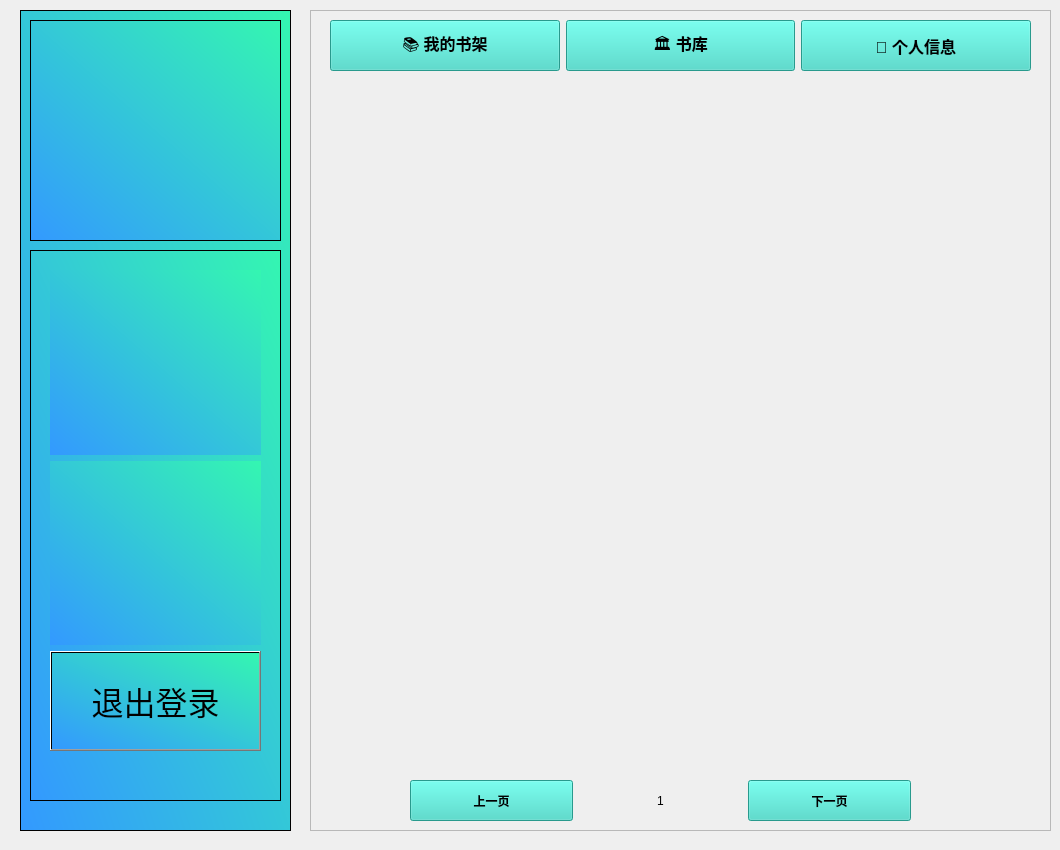
<?xml version="1.0" encoding="UTF-8"?>
<ui version="4.0">
 <class>Novel</class>
 <widget class="QWidget" name="Novel">
  <property name="geometry">
   <rect>
    <x>0</x>
    <y>0</y>
    <width>1060</width>
    <height>850</height>
   </rect>
  </property>
  <property name="windowTitle">
   <string>Form</string>
  </property>
  <widget class="QFrame" name="frame">
   <property name="geometry">
    <rect>
     <x>20</x>
     <y>10</y>
     <width>271</width>
     <height>821</height>
    </rect>
   </property>
   <property name="styleSheet">
    <string notr="true">
background-color: qlineargradient(spread:pad, x1:0, y1:1, x2:1, y2:0, stop:0 rgba(51, 153, 255,1), stop:1 rgba(52, 246, 177,1));</string>
   </property>
   <property name="frameShape">
    <enum>QFrame::Shape::StyledPanel</enum>
   </property>
   <property name="frameShadow">
    <enum>QFrame::Shadow::Raised</enum>
   </property>
   <widget class="QFrame" name="frame_3">
    <property name="geometry">
     <rect>
      <x>10</x>
      <y>10</y>
      <width>251</width>
      <height>221</height>
     </rect>
    </property>
    <property name="styleSheet">
     <string notr="true">image: url(:/image/logo2.png);</string>
    </property>
    <property name="frameShape">
     <enum>QFrame::Shape::StyledPanel</enum>
    </property>
    <property name="frameShadow">
     <enum>QFrame::Shadow::Raised</enum>
    </property>
   </widget>
   <widget class="QFrame" name="frame_4">
    <property name="geometry">
     <rect>
      <x>10</x>
      <y>240</y>
      <width>251</width>
      <height>551</height>
     </rect>
    </property>
    <property name="frameShape">
     <enum>QFrame::Shape::StyledPanel</enum>
    </property>
    <property name="frameShadow">
     <enum>QFrame::Shadow::Raised</enum>
    </property>
    <widget class="QWidget" name="verticalLayoutWidget">
     <property name="geometry">
      <rect>
       <x>20</x>
       <y>20</y>
       <width>211</width>
       <height>481</height>
      </rect>
     </property>
     <layout class="QVBoxLayout" name="verticalLayout">
      <item>
       <widget class="QLabel" name="UserName">
        <property name="styleSheet">
         <string notr="true">color:black</string>
        </property>
        <property name="text">
         <string/>
        </property>
        <property name="alignment">
         <set>Qt::AlignmentFlag::AlignCenter</set>
        </property>
       </widget>
      </item>
      <item>
       <widget class="QLabel" name="ShalfNumber">
        <property name="styleSheet">
         <string notr="true">color:black</string>
        </property>
        <property name="text">
         <string/>
        </property>
        <property name="alignment">
         <set>Qt::AlignmentFlag::AlignCenter</set>
        </property>
       </widget>
      </item>
      <item>
       <widget class="QPushButton" name="btnQuit">
        <property name="minimumSize">
         <size>
          <width>0</width>
          <height>100</height>
         </size>
        </property>
        <property name="font">
         <font>
          <pointsize>24</pointsize>
         </font>
        </property>
        <property name="text">
         <string>退出登录</string>
        </property>
       </widget>
      </item>
     </layout>
    </widget>
   </widget>
  </widget>
  <widget class="QFrame" name="frame_2">
   <property name="geometry">
    <rect>
     <x>310</x>
     <y>10</y>
     <width>741</width>
     <height>821</height>
    </rect>
   </property>
   <property name="frameShape">
    <enum>QFrame::Shape::StyledPanel</enum>
   </property>
   <property name="frameShadow">
    <enum>QFrame::Shadow::Raised</enum>
   </property>
   <widget class="QStackedWidget" name="stackedWidget">
    <property name="geometry">
     <rect>
      <x>10</x>
      <y>80</y>
      <width>721</width>
      <height>731</height>
     </rect>
    </property>
    <widget class="QWidget" name="page">
     <widget class="QWidget" name="gridLayoutWidget">
      <property name="geometry">
       <rect>
        <x>10</x>
        <y>20</y>
        <width>691</width>
        <height>661</height>
       </rect>
      </property>
      <layout class="QGridLayout" name="ShalfGrid"/>
     </widget>
     <widget class="QWidget" name="horizontalLayoutWidget_2">
      <property name="geometry">
       <rect>
        <x>90</x>
        <y>690</y>
        <width>501</width>
        <height>41</height>
       </rect>
      </property>
      <layout class="QHBoxLayout" name="horizontalLayout_2">
       <item>
        <widget class="QPushButton" name="btnLastPage">
         <property name="sizePolicy">
          <sizepolicy hsizetype="Minimum" vsizetype="Minimum">
           <horstretch>0</horstretch>
           <verstretch>0</verstretch>
          </sizepolicy>
         </property>
         <property name="styleSheet">
          <string notr="true">background-color: rgb(56, 216, 198);
border：none;
color:black;
font-weight:500;
</string>
         </property>
         <property name="text">
          <string>上一页</string>
         </property>
        </widget>
       </item>
       <item>
        <widget class="QLabel" name="currentPageLabel">
         <property name="sizePolicy">
          <sizepolicy hsizetype="Minimum" vsizetype="Minimum">
           <horstretch>0</horstretch>
           <verstretch>0</verstretch>
          </sizepolicy>
         </property>
         <property name="minimumSize">
          <size>
           <width>50</width>
           <height>29</height>
          </size>
         </property>
         <property name="text">
          <string>1</string>
         </property>
         <property name="alignment">
          <set>Qt::AlignmentFlag::AlignCenter</set>
         </property>
        </widget>
       </item>
       <item>
        <widget class="QPushButton" name="btnNextPage">
         <property name="sizePolicy">
          <sizepolicy hsizetype="Minimum" vsizetype="Minimum">
           <horstretch>0</horstretch>
           <verstretch>0</verstretch>
          </sizepolicy>
         </property>
         <property name="styleSheet">
          <string notr="true">background-color: rgb(56, 216, 198);
border：none;
color:black;
font-weight:500;
</string>
         </property>
         <property name="text">
          <string>下一页</string>
         </property>
        </widget>
       </item>
      </layout>
     </widget>
    </widget>
    <widget class="QWidget" name="page_2"/>
   </widget>
   <widget class="QWidget" name="horizontalLayoutWidget">
    <property name="geometry">
     <rect>
      <x>20</x>
      <y>10</y>
      <width>701</width>
      <height>51</height>
     </rect>
    </property>
    <layout class="QHBoxLayout" name="horizontalLayout">
     <item>
      <widget class="QPushButton" name="btnMyShalf">
       <property name="sizePolicy">
        <sizepolicy hsizetype="Minimum" vsizetype="Minimum">
         <horstretch>0</horstretch>
         <verstretch>0</verstretch>
        </sizepolicy>
       </property>
       <property name="font">
        <font>
         <pointsize>12</pointsize>
         <fontweight>Medium</fontweight>
        </font>
       </property>
       <property name="styleSheet">
        <string notr="true">background-color: rgb(56, 216, 198);
border：none;
color:black;
font-weight:500;
</string>
       </property>
       <property name="text">
        <string>📚 我的书架</string>
       </property>
      </widget>
     </item>
     <item>
      <widget class="QPushButton" name="btnBookStore">
       <property name="sizePolicy">
        <sizepolicy hsizetype="Minimum" vsizetype="Minimum">
         <horstretch>0</horstretch>
         <verstretch>0</verstretch>
        </sizepolicy>
       </property>
       <property name="font">
        <font>
         <pointsize>12</pointsize>
         <fontweight>Medium</fontweight>
        </font>
       </property>
       <property name="styleSheet">
        <string notr="true">background-color: rgb(56, 216, 198);
border：none;
color:black;
font-weight:500;
</string>
       </property>
       <property name="text">
        <string>🏛 书库</string>
       </property>
      </widget>
     </item>
     <item>
      <widget class="QPushButton" name="btnMyInformation">
       <property name="sizePolicy">
        <sizepolicy hsizetype="Minimum" vsizetype="Minimum">
         <horstretch>0</horstretch>
         <verstretch>0</verstretch>
        </sizepolicy>
       </property>
       <property name="font">
        <font>
         <pointsize>12</pointsize>
         <fontweight>Medium</fontweight>
        </font>
       </property>
       <property name="styleSheet">
        <string notr="true">background-color: rgb(56, 216, 198);
border：none;
color:black;
font-weight:500;
</string>
       </property>
       <property name="text">
        <string>👤 个人信息</string>
       </property>
      </widget>
     </item>
    </layout>
   </widget>
  </widget>
 </widget>
 <resources/>
 <connections/>
</ui>
